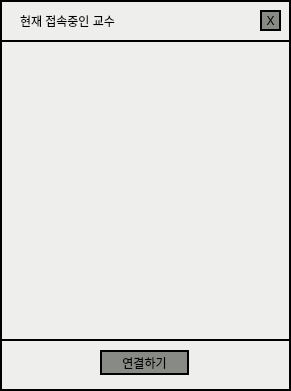
   <widget class="QWidget" name="select_widget" native="true">
    <property name="geometry">
     <rect>
      <x>400</x>
      <y>70</y>
      <width>291</width>
      <height>391</height>
     </rect>
    </property>
    <property name="styleSheet">
     <string notr="true">background-color: rgb(238, 238, 236);
border-style: solid;
border-width: 2px;
border-color: balck;</string>
    </property>
    <widget class="QLabel" name="label_10">
     <property name="geometry">
      <rect>
       <x>20</x>
       <y>10</y>
       <width>151</width>
       <height>21</height>
      </rect>
     </property>
     <property name="styleSheet">
      <string notr="true">border-style: solid;
border-width: 0px;
border-color: balck;</string>
     </property>
     <property name="text">
      <string>현재 접속중인 교수</string>
     </property>
    </widget>
    <widget class="QPushButton" name="exit_st">
     <property name="geometry">
      <rect>
       <x>260</x>
       <y>10</y>
       <width>21</width>
       <height>21</height>
      </rect>
     </property>
     <property name="palette">
      <palette>
       <active>
        <colorrole role="Button">
         <brush brushstyle="SolidPattern">
          <color alpha="255">
           <red>136</red>
           <green>138</green>
           <blue>133</blue>
          </color>
         </brush>
        </colorrole>
        <colorrole role="Base">
         <brush brushstyle="SolidPattern">
          <color alpha="255">
           <red>136</red>
           <green>138</green>
           <blue>133</blue>
          </color>
         </brush>
        </colorrole>
        <colorrole role="Window">
         <brush brushstyle="SolidPattern">
          <color alpha="255">
           <red>136</red>
           <green>138</green>
           <blue>133</blue>
          </color>
         </brush>
        </colorrole>
       </active>
       <inactive>
        <colorrole role="Button">
         <brush brushstyle="SolidPattern">
          <color alpha="255">
           <red>136</red>
           <green>138</green>
           <blue>133</blue>
          </color>
         </brush>
        </colorrole>
        <colorrole role="Base">
         <brush brushstyle="SolidPattern">
          <color alpha="255">
           <red>136</red>
           <green>138</green>
           <blue>133</blue>
          </color>
         </brush>
        </colorrole>
        <colorrole role="Window">
         <brush brushstyle="SolidPattern">
          <color alpha="255">
           <red>136</red>
           <green>138</green>
           <blue>133</blue>
          </color>
         </brush>
        </colorrole>
       </inactive>
       <disabled>
        <colorrole role="Button">
         <brush brushstyle="SolidPattern">
          <color alpha="255">
           <red>136</red>
           <green>138</green>
           <blue>133</blue>
          </color>
         </brush>
        </colorrole>
        <colorrole role="Base">
         <brush brushstyle="SolidPattern">
          <color alpha="255">
           <red>136</red>
           <green>138</green>
           <blue>133</blue>
          </color>
         </brush>
        </colorrole>
        <colorrole role="Window">
         <brush brushstyle="SolidPattern">
          <color alpha="255">
           <red>136</red>
           <green>138</green>
           <blue>133</blue>
          </color>
         </brush>
        </colorrole>
       </disabled>
      </palette>
     </property>
     <property name="styleSheet">
      <string notr="true">QPushButton{
background-color: rgb(136, 138, 133);
border-style: solid;
border-radius: 15px
}
QPushButton:hover{
background-color: rgb(180, 255, 255);
border-style: solid;
border-radius: 15px}

QPushButton:pressed{
background-color: rgb(100, 255, 255);
border-style: solid;
border-radius: 15px}
</string>
     </property>
     <property name="text">
      <string>X</string>
     </property>
    </widget>
    <widget class="QWidget" name="verticalLayoutWidget_2">
     <property name="geometry">
      <rect>
       <x>0</x>
       <y>40</y>
       <width>291</width>
       <height>301</height>
      </rect>
     </property>
     <layout class="QVBoxLayout" name="verticalLayout">
      <item>
       <widget class="QListWidget" name="listWidget_2"/>
      </item>
     </layout>
    </widget>
    <widget class="QPushButton" name="conect_btn">
     <property name="geometry">
      <rect>
       <x>100</x>
       <y>350</y>
       <width>89</width>
       <height>25</height>
      </rect>
     </property>
     <property name="styleSheet">
      <string notr="true">QPushButton{
background-color: rgb(136, 138, 133);
border-style: solid;
border-radius: 15px
}
QPushButton:hover{
background-color: rgb(180, 255, 255);
border-style: solid;
border-radius: 15px}

QPushButton:pressed{
background-color: rgb(100, 255, 255);
border-style: solid;
border-radius: 15px}
</string>
     </property>
     <property name="text">
      <string>연결하기</string>
     </property>
    </widget>
   </widget>
